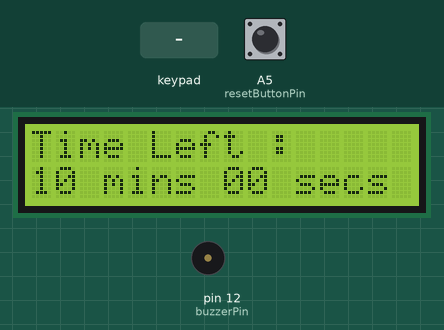
Simulated run of this sketch. Board: Teensy 4. Parts: 16×2 character LCD, buzzer (waves = sounding). Inputs (shaded band) come from the test bench; at power-on: A5 (resetButtonPin) LOW. What the sketch prints to the serial monitor is not drawn.

Above: at 1.6 s.
1.7 s: keypad keys 4 5 7 8 pressed 0.4 s apart
At 3.7 s:
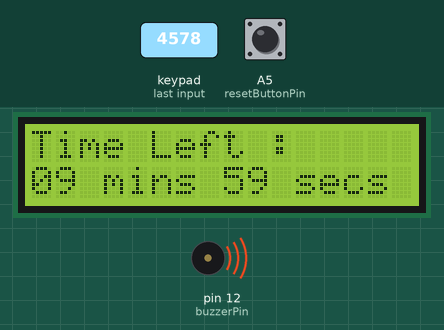
5.4 s: key 'A' pressed
7.4 s: keypad keys 4 5 7 8 # pressed 0.4 s apart
At 10.9 s:
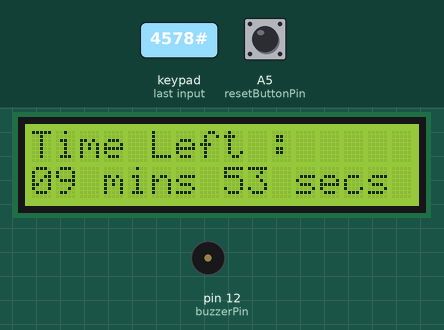
11.2 s: A5 (resetButtonPin) pulled HIGH for 0.15 s
At 12.5 s:
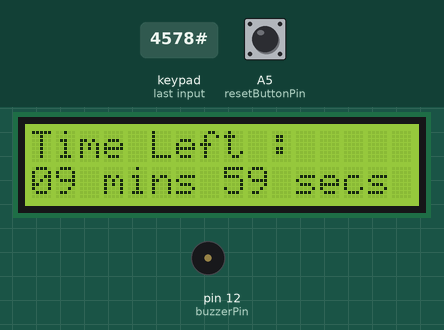
15.5 s: keypad keys 4 5 7 8 * pressed 0.4 s apart
At 18.4 s:
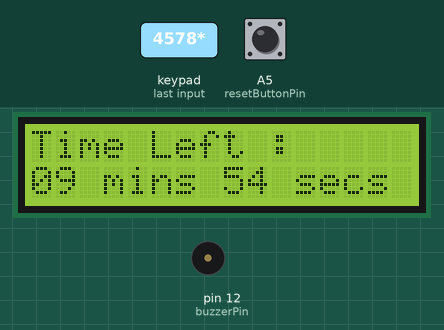
19.2 s: key 'B' pressed
At 19.7 s:
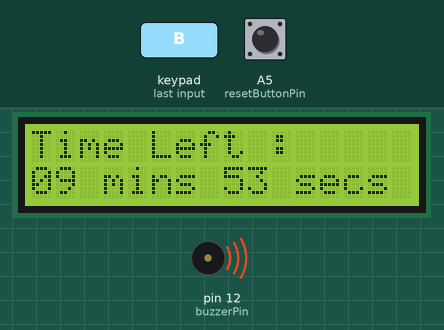
Timing chart, 0 to 21.7 s (numbered marks = the images above; inputs shaded):
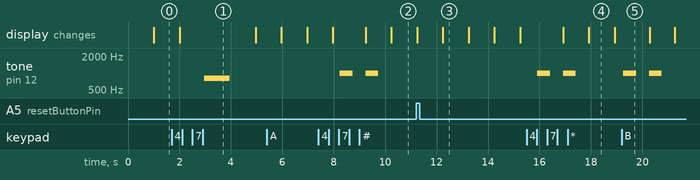

Measured:
- after the input at 1.7 s, tone on pin 12 (buzzerPin): silent → 800 Hz after 1.3 s, → silent 1.0 s later
- after the input at 7.4 s, tone on pin 12 (buzzerPin): alternates 1000 Hz for 0.50 s and silent for 0.50 s, 4 changes in all, then stays silent, starting after 0.84 s
- after the input at 15.5 s, tone on pin 12 (buzzerPin): alternates 1000 Hz for 0.50 s and silent for 0.50 s, 4 changes in all, then stays silent, starting after 0.42 s
- after the input at 19.2 s, tone on pin 12 (buzzerPin): alternates 1000 Hz for 0.50 s and silent for 0.50 s, starting after 0.06 s
- what the display in image 4 shows lasts 1.0 s, from 17.9 s to 18.9 s

The sketch:

TIMER_DIGICODE.ino
```cpp
#include <Keypad.h>
#include <Password.h>
#include <LiquidCrystal.h>

unsigned long millisDigicode;
unsigned long millisTimer;
int IntervalDigicode = 60;
int IntervalTimer = 1000;


//--------Digi---------------
int GreenPin = A4;
int RedPin = A3;
char buzzerPin = 12;
//
String newPasswordString; //hold the new password
char newPassword[6]; //charater string of newPasswordString
const byte ROWS = 4;
const byte COLS = 4;
Password password = Password( "4578" );
byte maxPasswordLength = 4;
byte currentPasswordLength = 0;
char keys[ROWS][COLS] = {
  {'1', '2', '3', 'A'},
  {'4', '5', '6', 'B'},
  {'7', '8', '9', 'C'},
  {'*', '0', '#', 'D'}
};
//R2-8 , R3-9 ,C1-10 , C2-11
byte rowPins[ROWS] = {NULL, 8, 9, NULL};
byte colPins[COLS] = {10, 11 , NULL , NULL };
Keypad keypad = Keypad( makeKeymap(keys), rowPins, colPins, ROWS, COLS );
//-------------------------------------


//--------------Timer----------
const int rs = 2, en = 3, d4 = 4, d5 = 5, d6 = 6, d7 = 7;
const int resetButtonPin = A5;
int buttonState = 0;
//char buzzerPin = A4;
LiquidCrystal lcd(rs, en, d4, d5, d6, d7);
const int initial_min = 10;
const int initial_sec = 0;
int flag = 1;
signed short minutes, secondes;
char timeline[16];

//--------------------------


void setup() {
  millisDigicode = millis();
  millisTimer = millis();

  Serial.begin(9600);
  //  pinMode(GreenPin, OUTPUT);
  //  pinMode(RedPin, OUTPUT);

  //-----Timer--------
  pinMode(resetButtonPin, INPUT);
  lcd.begin(16, 2);
  lcd.print("Time Left :");
  minutes = initial_min;
  secondes = initial_sec;
  //-----------------


}


void loop() {
  //--------------Timer---------------------

  if ( (millis() - millisTimer) >= IntervalTimer) {
    buttonState = digitalRead(resetButtonPin);
    if (buttonState == HIGH) {
      minutes = initial_min;
      secondes = initial_sec;
      flag = 1;
    }

    lcd.setCursor(0, 1);
    sprintf(timeline, "%0.2d mins %0.2d secs", minutes, secondes);
    lcd.print(timeline);
    //      delay(1000);

    if (secondes == 0 && minutes != 0)
    {
      secondes = 60;
      minutes --;
    }
    if (minutes != 0 or secondes != 0) {
      secondes--;
    }
    if (secondes == 0 && minutes == 0) {
      if ( flag == 1) {
        for (int i = 0; i < 4; i++) {
          tone(buzzerPin, 600, 500);
          delay(1000);
          tone(buzzerPin, 600, 500);
          delay(1000);
          tone(buzzerPin, 600, 500);
          delay(1000);
        }
      }
      flag = 0;
    }
    millisTimer = millis();
  }
  //------DIGI-------------
  if ( (millis() - millisDigicode) > IntervalDigicode) {
    char key = keypad.getKey();
    if (key != NO_KEY) {
//      delay(60);
      switch (key) {
        default: processNumberKey(key);
      }
    }
    millisDigicode = millis();
  }


}


//-------Functions----------\\


void processNumberKey(char key) {
  Serial.print(key);
  currentPasswordLength++;
  password.append(key);
  if (currentPasswordLength == maxPasswordLength) {
    checkPassword();
  }
}

void checkPassword() {
  if (password.evaluate()) {
    Serial.println(" OK.");
    buzzer(true);
  } else {
    Serial.println(" Wrong password!");
    buzzer(false);
  }
  resetPassword();
}

void resetPassword() {
  password.reset();
  currentPasswordLength = 0;
}

void buzzer(int x) {
  if (x == true) {
    digitalWrite(GreenPin, HIGH);
    tone(buzzerPin, 800, 1000);
    delay(2000);
    digitalWrite(GreenPin, LOW);
  }
  else {
    digitalWrite(RedPin, HIGH);
    tone(buzzerPin, 1000, 500);
    delay(1000);
    tone(buzzerPin, 1000, 500);
    digitalWrite(RedPin, LOW);
  }
}
```
